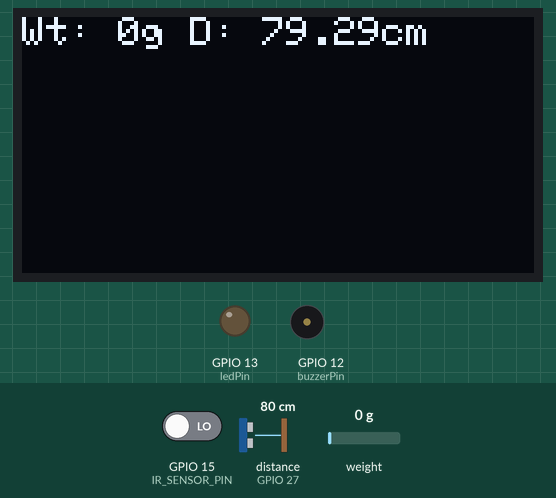
Bench run of a sketch on a simulated ESP32. Parts: 128×64 one-colour display, output pins drawn as LEDs (lit = HIGH), buzzer (waves = sounding, pin HIGH). Wiring (inferred from the names in the program): ultrasonic range finder: trigger GPIO 26; echo GPIO 27. Inputs (shaded band) come from the test bench; at power-on: GPIO 15 (IR_SENSOR_PIN) LOW, distance to the obstacle (sensor on GPIO 27) 80 cm, weight on the scale 0 g. The echo pulse lasts 58.3 µs per cm; pins used as bus, display or sensor lines are not drawn; what the sketch prints to the serial monitor is not drawn.

Above: at 2.2 s.
2.3 s: GPIO 15 (IR_SENSOR_PIN) driven HIGH
At 3.8 s:
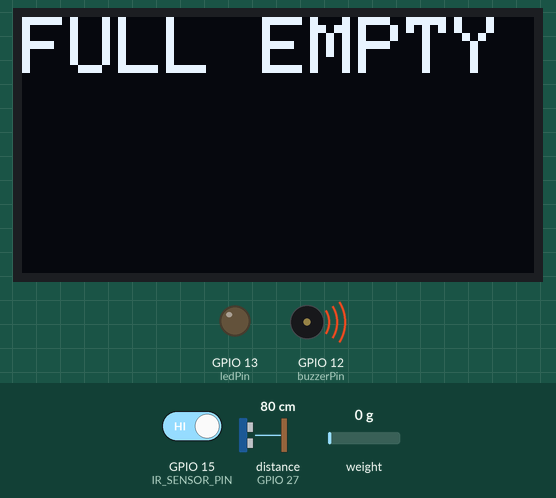
At 8.9 s:
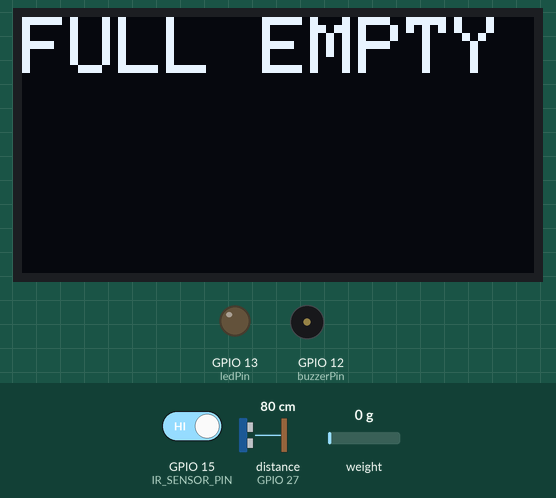
Timing chart, 0 to 10.9 s (numbered marks = the images above; inputs shaded):
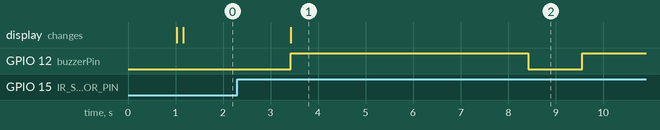

The sketch:

basic.ino
```cpp
#include <Wire.h>
#include <Adafruit_GFX.h>
#include <Adafruit_SSD1306.h>
#include <HX711.h>

#define SCREEN_WIDTH 128
#define SCREEN_HEIGHT 64
#define OLED_RESET -1
Adafruit_SSD1306 display(SCREEN_WIDTH, SCREEN_HEIGHT, &Wire, OLED_RESET);

#define DOUT 4
#define CLK 5
HX711 scale;

#define buzzerPin 12
#define ledPin 13
#define buttonPin 33
#define IR_SENSOR_PIN 15
#define TRIG_PIN 26
#define ECHO_PIN 27
#define LDR_PIN 34

long duration;
float distance;

void setup() {
  Serial.begin(115200);

  pinMode(buzzerPin, OUTPUT);
  pinMode(ledPin, OUTPUT);
  pinMode(buttonPin, INPUT_PULLUP);
  pinMode(IR_SENSOR_PIN, INPUT);
  pinMode(TRIG_PIN, OUTPUT);
  pinMode(ECHO_PIN, INPUT);

  scale.begin(DOUT, CLK);
  scale.set_scale();
  scale.tare();

  if(!display.begin(SSD1306_SWITCHCAPVCC, 0x3C)) {
    Serial.println(F("SSD1306 allocation failed"));
    for(;;);
  }
  display.clearDisplay();
  display.setTextSize(1);
  display.setTextColor(SSD1306_WHITE);
}

void loop() {
  // Load cell reading
  long weight = scale.get_units();
  Serial.print("Weight: ");
  Serial.print(weight);
  Serial.println(" g");

  // Ultrasonic distance
  digitalWrite(TRIG_PIN, LOW);
  delayMicroseconds(2);
  digitalWrite(TRIG_PIN, HIGH);
  delayMicroseconds(10);
  digitalWrite(TRIG_PIN, LOW);
  duration = pulseIn(ECHO_PIN, HIGH);
  distance = duration * 0.034 / 2;

  Serial.print("Distance: ");
  Serial.print(distance);
  Serial.println(" cm");

  // IR sensor reading
  int irState = digitalRead(IR_SENSOR_PIN);
  Serial.print("IR Sensor: ");
  Serial.println(irState == LOW ? "Detected" : "Not Detected");

  display.clearDisplay();
  display.setCursor(0, 0);

  if (irState == HIGH) {
    // If IR sensor is not detected, check distance
    if (distance > 35) {
      // FULL EMPTY case with buzzer for 5 seconds
      display.setTextSize(2);
      display.setCursor(0, 0);
      display.println("FULL EMPTY");
      display.display();
      digitalWrite(buzzerPin, HIGH);
      delay(5000);  // Buzzer sounds for 5 seconds
      digitalWrite(buzzerPin, LOW);
    } else {
      // Display PARTIALLY EMPTY message when IR is not detected
      display.setTextSize(2);
      display.setCursor(0, 0);
      display.println("PARTIALLY");
      display.setCursor(0, 30);
      display.println("EMPTY");
      display.display();
    }
  } else {
    // If IR sensor is detected (irState == LOW), display weight and distance
    display.setTextSize(1);
    display.setCursor(0, 0);
    display.print("Wt: ");
    display.print(weight);
    display.print("g D: ");
    display.print(distance);
    display.println("cm");
    display.display();
  }

  delay(1000);
}
```

Measured:
- after the input at 2.3 s, GPIO 12 (buzzerPin): LOW → HIGH after 1.1 s, → LOW 5.0 s later, → HIGH 1.1 s later; the display: changes after 1.1 s (image 1)
